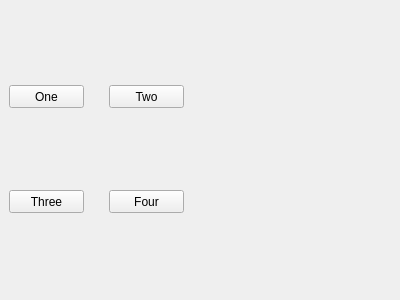
<?xml version="1.0" encoding="UTF-8"?>
<ui version="4.0">
 <class>Form</class>
 <widget class="QWidget" name="Form">
  <property name="geometry">
   <rect>
    <x>0</x>
    <y>0</y>
    <width>400</width>
    <height>300</height>
   </rect>
  </property>
  <property name="sizePolicy">
   <sizepolicy hsizetype="Minimum" vsizetype="Fixed">
    <horstretch>0</horstretch>
    <verstretch>0</verstretch>
   </sizepolicy>
  </property>
  <property name="windowTitle">
   <string>Form</string>
  </property>
  <widget class="QPushButton" name="pushButton1">
   <property name="geometry">
    <rect>
     <x>9</x>
     <y>85</y>
     <width>75</width>
     <height>23</height>
    </rect>
   </property>
   <property name="sizePolicy">
    <sizepolicy hsizetype="Minimum" vsizetype="Minimum">
     <horstretch>0</horstretch>
     <verstretch>0</verstretch>
    </sizepolicy>
   </property>
   <property name="text">
    <string>One</string>
   </property>
  </widget>
  <widget class="QPushButton" name="pushButton2">
   <property name="geometry">
    <rect>
     <x>109</x>
     <y>85</y>
     <width>75</width>
     <height>23</height>
    </rect>
   </property>
   <property name="sizePolicy">
    <sizepolicy hsizetype="Minimum" vsizetype="Fixed">
     <horstretch>0</horstretch>
     <verstretch>0</verstretch>
    </sizepolicy>
   </property>
   <property name="text">
    <string>Two</string>
   </property>
  </widget>
  <widget class="QPushButton" name="pushButton3">
   <property name="geometry">
    <rect>
     <x>9</x>
     <y>190</y>
     <width>75</width>
     <height>23</height>
    </rect>
   </property>
   <property name="text">
    <string>Three</string>
   </property>
  </widget>
  <widget class="QPushButton" name="pushButton4">
   <property name="geometry">
    <rect>
     <x>109</x>
     <y>190</y>
     <width>75</width>
     <height>23</height>
    </rect>
   </property>
   <property name="text">
    <string>Four</string>
   </property>
  </widget>
 </widget>
 <resources/>
 <connections/>
</ui>
